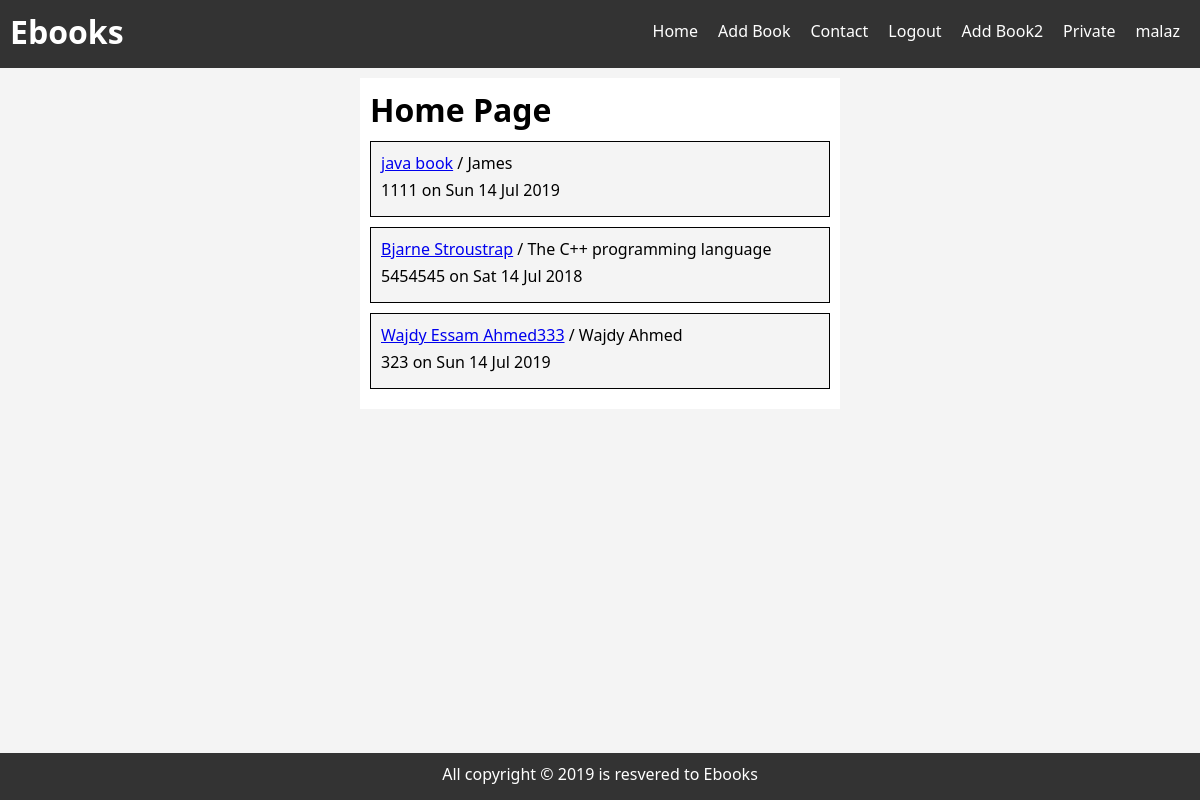
Screenshot of / (signed in) with the database file from the repository.
### ebooks_app/models.py (models this page shows, shortened)
class Book(models.Model):
    name = models.CharField(max_length=100)
    isbn = models.CharField(max_length=20)
    author = models.CharField(max_length=30)
    publish_on = models.DateTimeField(default=timezone.now)
    added_on = models.DateTimeField(auto_now_add=True)
    updated_on = models.DateTimeField(auto_now=True)
    picture = models.ImageField(upload_to='book_pics')
    about = models.TextField()
    def get_absolute_url(self):
        return reverse('detail', args=[str(self.id)])

### ebooks_app/views.py (the view)
# urls.py: path('', views.index, name='home'),
def index(request):
    books = Book.objects.all()
    data = {
        'books': books
     }
    return render(request, 'index.html', data)

### templates/index.html (shortened to what this page needs)
{% extends 'base.html' %}
{% block body %}
<div class="container">
    <h1>Home Page</h1>
    {% for i in books%}
    <div class="box">
        <p><a href="{{i.get_absolute_url}}">{{i.name}}</a> / {{i.author}}</p>
        <p>{{i.isbn}} on {{i.publish_on |date:"D d M Y"}}</p>
    </div>
    {% empty %}
    <p>No books is found</p>
    {% endfor %}
</div>
{% endblock %}

### templates/base.html (shortened to what this page needs)
<!DOCTYPE html>
{% load static %}
<html lang="en">
<head>
    <link rel="stylesheet" href="{% static 'style.css'%}">
</head>
<body>
    <div class="navbar">
        <h1>Ebooks</h1>
        <ul>
            <li><a href="{% url 'home' %}">Home</a></li>
            <li><a href="{% url 'add' %}">Add Book</a></li>
            <li><a href="{% url 'contact' %}">Contact</a></li>
            {% if user.is_authenticated %}
                <li><a href="{% url 'logout' %}">Logout</a></li>
            {% else %}
                <li><a href="{% url 'register' %}">Register</a></li>
                <li><a href="{% url 'login' %}">Login</a></li>
            {% endif %}
            <li><a href="{% url 'add-book' %}">Add Book2</a></li>
            <li><a href="{% url 'private' %}">Private</a></li>
            <li><a href="#">{{user.username}}</a></li>
        </ul>
    </div>
    {% block body %}
    {% endblock %}
    <div class="footer">
        <p>All copyright &copy; 2019 is resvered to Ebooks</p>
    </div>
</body>
</html>

### static/style.css (style rules this page uses)
* { padding: 0; margin: 0; box-sizing: border-box; }
h1, h2, h3, p { margin-bottom: 5px; }
body { background-color: #f4f4f4; font-family: 'Segoe UI', Tahoma, Geneva, Verdana, sans-serif; }
.container { width: 40%; margin: 10px auto; padding: 10px; background-color: white; }
.box { background-color: #f4f4f4; padding: 10px; margin: 10px 0; border: 1px solid black; }
.navbar { background-color: #333; color: white; padding: 10px; overflow: hidden; }
.navbar h1 { float: left; }
.navbar ul { float: right; list-style: none; }
.navbar ul li { float: left; padding: 10px; }
.navbar ul li a { color: white; text-decoration: none; }
.footer { background-color: #333; color: white; text-align: center; padding: 10px; position:fixed; bottom:0; width: 100%; }

### rows the page displays
Book: name "java book", author "James", isbn "1111", publish_on "Sun 14 Jul 2019"
Book: name "Bjarne Stroustrap", author "The C++ programming language", isbn "5454545", publish_on "Sat 14 Jul 2018"
Book: name "Wajdy Essam Ahmed333", author "Wajdy Ahmed", isbn "323", publish_on "Sun 14 Jul 2019"

### other values shown
{{ user.username }} "malaz"
